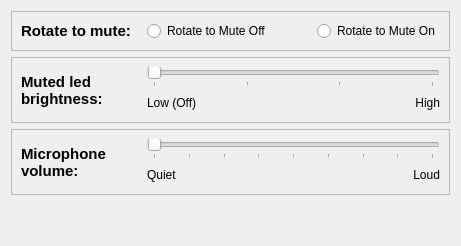
      <widget class="QWidget" name="micTab">
       <property name="sizePolicy">
        <sizepolicy hsizetype="Preferred" vsizetype="Minimum">
         <horstretch>0</horstretch>
         <verstretch>0</verstretch>
        </sizepolicy>
       </property>
       <attribute name="title">
        <string>Microphone</string>
       </attribute>
       <layout class="QVBoxLayout" name="verticalLayout_9">
        <item>
         <widget class="QFrame" name="rotatetomuteFrame">
          <property name="sizePolicy">
           <sizepolicy hsizetype="Minimum" vsizetype="Minimum">
            <horstretch>0</horstretch>
            <verstretch>0</verstretch>
           </sizepolicy>
          </property>
          <property name="frameShape">
           <enum>QFrame::StyledPanel</enum>
          </property>
          <property name="frameShadow">
           <enum>QFrame::Raised</enum>
          </property>
          <layout class="QHBoxLayout" name="horizontalLayout_18">
           <item>
            <widget class="QLabel" name="rotateLabel">
             <property name="sizePolicy">
              <sizepolicy hsizetype="Preferred" vsizetype="Minimum">
               <horstretch>0</horstretch>
               <verstretch>0</verstretch>
              </sizepolicy>
             </property>
             <property name="minimumSize">
              <size>
               <width>120</width>
               <height>0</height>
              </size>
             </property>
             <property name="font">
              <font>
               <pointsize>11</pointsize>
               <bold>true</bold>
              </font>
             </property>
             <property name="text">
              <string>Rotate to mute:</string>
             </property>
             <property name="alignment">
              <set>Qt::AlignLeading|Qt::AlignLeft|Qt::AlignVCenter</set>
             </property>
            </widget>
           </item>
           <item>
            <widget class="QRadioButton" name="rotateOff">
             <property name="text">
              <string>Rotate to Mute Off</string>
             </property>
            </widget>
           </item>
           <item>
            <spacer name="horizontalSpacer_11">
             <property name="orientation">
              <enum>Qt::Horizontal</enum>
             </property>
             <property name="sizeHint" stdset="0">
              <size>
               <width>40</width>
               <height>20</height>
              </size>
             </property>
            </spacer>
           </item>
           <item>
            <widget class="QRadioButton" name="rotateOn">
             <property name="text">
              <string>Rotate to Mute On</string>
             </property>
            </widget>
           </item>
          </layout>
         </widget>
        </item>
        <item>
         <widget class="QFrame" name="muteledbrightnessFrame">
          <property name="sizePolicy">
           <sizepolicy hsizetype="Minimum" vsizetype="Minimum">
            <horstretch>0</horstretch>
            <verstretch>0</verstretch>
           </sizepolicy>
          </property>
          <property name="frameShape">
           <enum>QFrame::StyledPanel</enum>
          </property>
          <property name="frameShadow">
           <enum>QFrame::Raised</enum>
          </property>
          <layout class="QHBoxLayout" name="horizontalLayout_8">
           <item>
            <widget class="QLabel" name="label">
             <property name="sizePolicy">
              <sizepolicy hsizetype="Preferred" vsizetype="Minimum">
               <horstretch>0</horstretch>
               <verstretch>0</verstretch>
              </sizepolicy>
             </property>
             <property name="minimumSize">
              <size>
               <width>120</width>
               <height>0</height>
              </size>
             </property>
             <property name="font">
              <font>
               <pointsize>11</pointsize>
               <bold>true</bold>
              </font>
             </property>
             <property name="autoFillBackground">
              <bool>false</bool>
             </property>
             <property name="text">
              <string>Muted led brightness:</string>
             </property>
             <property name="scaledContents">
              <bool>false</bool>
             </property>
             <property name="alignment">
              <set>Qt::AlignLeading|Qt::AlignLeft|Qt::AlignVCenter</set>
             </property>
             <property name="wordWrap">
              <bool>true</bool>
             </property>
            </widget>
           </item>
           <item>
            <layout class="QVBoxLayout" name="verticalLayout_5">
             <item>
              <widget class="QSlider" name="muteledbrightnessSlider">
               <property name="maximum">
                <number>3</number>
               </property>
               <property name="pageStep">
                <number>1</number>
               </property>
               <property name="orientation">
                <enum>Qt::Horizontal</enum>
               </property>
               <property name="tickPosition">
                <enum>QSlider::TicksBelow</enum>
               </property>
              </widget>
             </item>
             <item>
              <layout class="QHBoxLayout" name="horizontalLayout_12">
               <item>
                <widget class="QLabel" name="label_8">
                 <property name="text">
                  <string>Low (Off)</string>
                 </property>
                </widget>
               </item>
               <item>
                <spacer name="horizontalSpacer_6">
                 <property name="orientation">
                  <enum>Qt::Horizontal</enum>
                 </property>
                 <property name="sizeHint" stdset="0">
                  <size>
                   <width>40</width>
                   <height>20</height>
                  </size>
                 </property>
                </spacer>
               </item>
               <item>
                <widget class="QLabel" name="High">
                 <property name="text">
                  <string>High</string>
                 </property>
                 <property name="alignment">
                  <set>Qt::AlignRight|Qt::AlignTrailing|Qt::AlignVCenter</set>
                 </property>
                </widget>
               </item>
              </layout>
             </item>
            </layout>
           </item>
          </layout>
         </widget>
        </item>
        <item>
         <widget class="QFrame" name="micvolumeFrame">
          <property name="sizePolicy">
           <sizepolicy hsizetype="Minimum" vsizetype="Minimum">
            <horstretch>0</horstretch>
            <verstretch>0</verstretch>
           </sizepolicy>
          </property>
          <property name="frameShape">
           <enum>QFrame::StyledPanel</enum>
          </property>
          <property name="frameShadow">
           <enum>QFrame::Raised</enum>
          </property>
          <layout class="QHBoxLayout" name="horizontalLayout_9">
           <item>
            <widget class="QLabel" name="label_2">
             <property name="sizePolicy">
              <sizepolicy hsizetype="Preferred" vsizetype="Minimum">
               <horstretch>0</horstretch>
               <verstretch>0</verstretch>
              </sizepolicy>
             </property>
             <property name="minimumSize">
              <size>
               <width>120</width>
               <height>0</height>
              </size>
             </property>
             <property name="font">
              <font>
               <pointsize>11</pointsize>
               <bold>true</bold>
              </font>
             </property>
             <property name="text">
              <string>Microphone volume:</string>
             </property>
             <property name="wordWrap">
              <bool>true</bool>
             </property>
            </widget>
           </item>
           <item>
            <layout class="QVBoxLayout" name="verticalLayout_3">
             <item>
              <widget class="QSlider" name="micvolumeSlider">
               <property name="maximum">
                <number>128</number>
               </property>
               <property name="pageStep">
                <number>16</number>
               </property>
               <property name="orientation">
                <enum>Qt::Horizontal</enum>
               </property>
               <property name="tickPosition">
                <enum>QSlider::TicksBelow</enum>
               </property>
               <property name="tickInterval">
                <number>16</number>
               </property>
              </widget>
             </item>
             <item>
              <layout class="QHBoxLayout" name="horizontalLayout_10">
               <item>
                <widget class="QLabel" name="label_5">
                 <property name="text">
                  <string>Quiet</string>
                 </property>
                </widget>
               </item>
               <item>
                <spacer name="horizontalSpacer_4">
                 <property name="orientation">
                  <enum>Qt::Horizontal</enum>
                 </property>
                 <property name="sizeHint" stdset="0">
                  <size>
                   <width>40</width>
                   <height>20</height>
                  </size>
                 </property>
                </spacer>
               </item>
               <item>
                <widget class="QLabel" name="label_6">
                 <property name="text">
                  <string>Loud</string>
                 </property>
                 <property name="alignment">
                  <set>Qt::AlignRight|Qt::AlignTrailing|Qt::AlignVCenter</set>
                 </property>
                </widget>
               </item>
              </layout>
             </item>
            </layout>
           </item>
          </layout>
         </widget>
        </item>
        <item>
         <spacer name="verticalSpacer_2">
          <property name="orientation">
           <enum>Qt::Vertical</enum>
          </property>
          <property name="sizeHint" stdset="0">
           <size>
            <width>20</width>
            <height>40</height>
           </size>
          </property>
         </spacer>
        </item>
       </layout>
      </widget>
